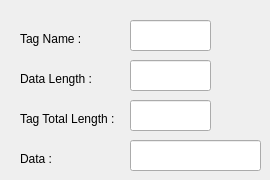
    <widget class="QWidget" name="tab_3">
     <attribute name="title">
      <string>SEPO</string>
     </attribute>
     <widget class="QLineEdit" name="txtImg3TotalLengthSEPO">
      <property name="geometry">
       <rect>
        <x>130</x>
        <y>100</y>
        <width>81</width>
        <height>31</height>
       </rect>
      </property>
      <property name="readOnly">
       <bool>true</bool>
      </property>
     </widget>
     <widget class="QLineEdit" name="txtImg3DataLengthSEPO">
      <property name="geometry">
       <rect>
        <x>130</x>
        <y>60</y>
        <width>81</width>
        <height>31</height>
       </rect>
      </property>
      <property name="readOnly">
       <bool>true</bool>
      </property>
     </widget>
     <widget class="QLineEdit" name="txtImg3TagSEPO">
      <property name="geometry">
       <rect>
        <x>130</x>
        <y>20</y>
        <width>81</width>
        <height>31</height>
       </rect>
      </property>
      <property name="readOnly">
       <bool>true</bool>
      </property>
     </widget>
     <widget class="QLabel" name="lblImg3DataLengthSEPO">
      <property name="geometry">
       <rect>
        <x>20</x>
        <y>70</y>
        <width>91</width>
        <height>17</height>
       </rect>
      </property>
      <property name="text">
       <string>Data Length :</string>
      </property>
     </widget>
     <widget class="QLabel" name="lblImg3TagSEPO">
      <property name="geometry">
       <rect>
        <x>20</x>
        <y>30</y>
        <width>91</width>
        <height>17</height>
       </rect>
      </property>
      <property name="text">
       <string>Tag Name :</string>
      </property>
     </widget>
     <widget class="QLabel" name="lblImg3TotalLengthSEPO">
      <property name="geometry">
       <rect>
        <x>20</x>
        <y>110</y>
        <width>111</width>
        <height>17</height>
       </rect>
      </property>
      <property name="text">
       <string>Tag Total Length :</string>
      </property>
     </widget>
     <widget class="QLabel" name="lblImg3DataSEPO">
      <property name="geometry">
       <rect>
        <x>20</x>
        <y>150</y>
        <width>41</width>
        <height>17</height>
       </rect>
      </property>
      <property name="text">
       <string>Data :</string>
      </property>
     </widget>
     <widget class="QLineEdit" name="txtImg3DataSEPO">
      <property name="geometry">
       <rect>
        <x>130</x>
        <y>140</y>
        <width>131</width>
        <height>31</height>
       </rect>
      </property>
      <property name="readOnly">
       <bool>true</bool>
      </property>
     </widget>
    </widget>
